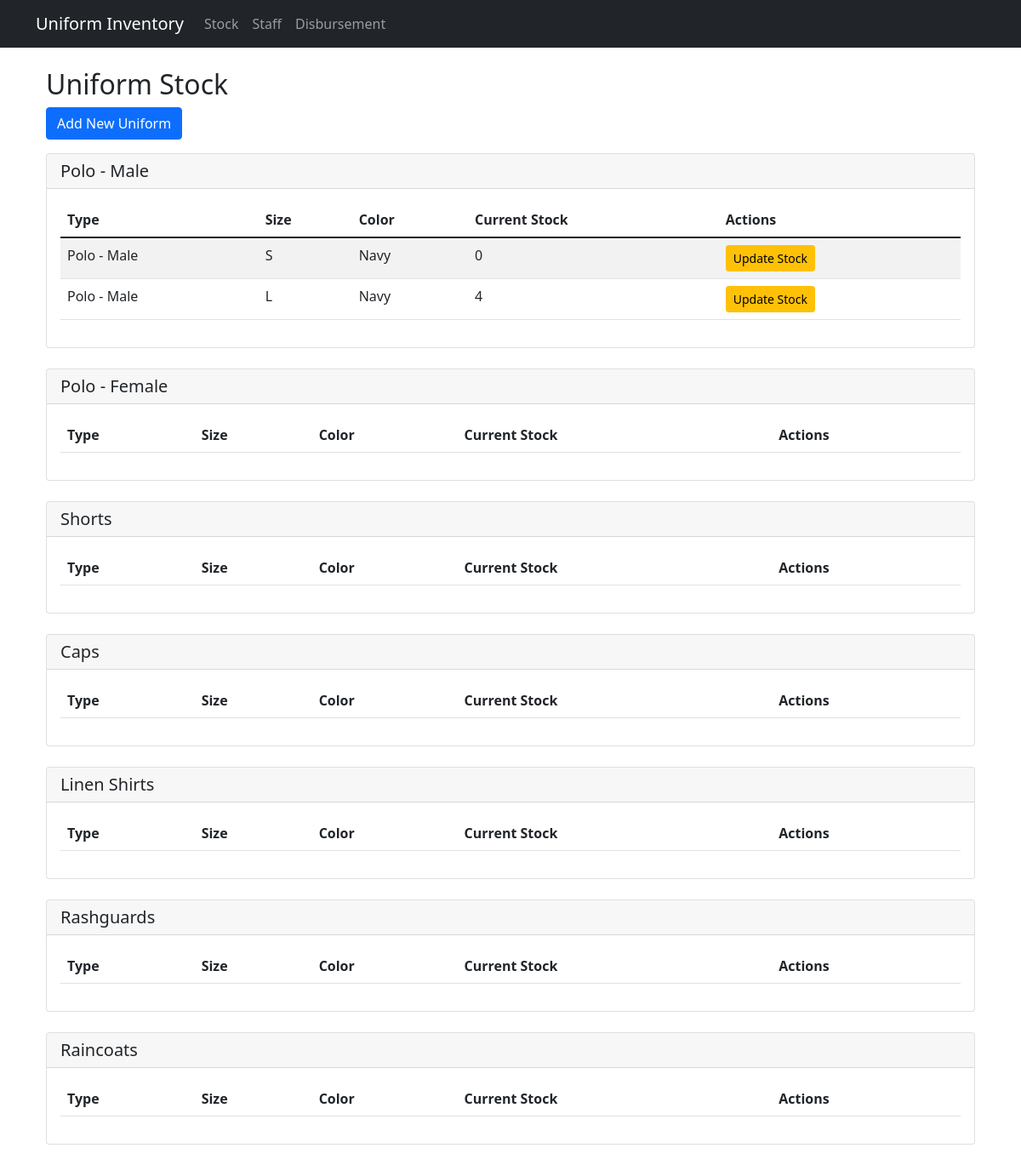
Page /stock on the earlier database version.
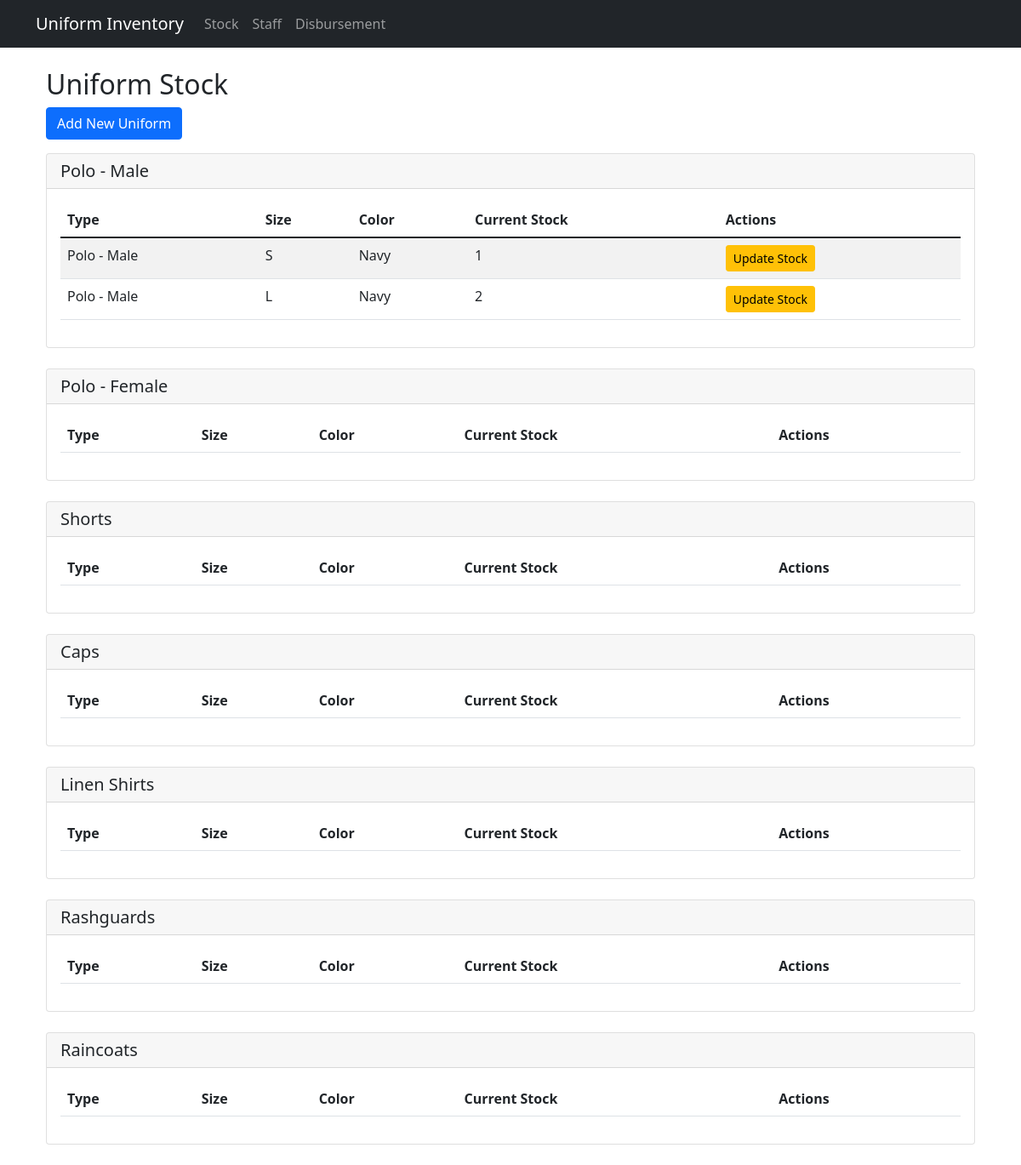
Same page on the later database version.
### tables this page shows
CREATE TABLE uniforms (
        id INTEGER PRIMARY KEY AUTOINCREMENT,
        type TEXT NOT NULL,
        size TEXT NOT NULL,
        color TEXT NOT NULL,
        current_stock INTEGER DEFAULT 0
    );

### app.py (the view)
@app.route('/stock')
def stock_list():
    uniforms = stock_mgmt.get_uniform_list()
    return render_template('stock_list.html', uniforms=uniforms)

### stock_management.py (called while the page is built)
    def get_current_stock(self, uniform_id=None):
        conn = sqlite3.connect(self.db_path)
        cursor = conn.cursor()
        if uniform_id:
            cursor.execute('''
                SELECT id, type, size, color, current_stock
                FROM uniforms
                WHERE id = ?
            ''', (uniform_id,))
        else:
            cursor.execute('''
                SELECT id, type, size, color, current_stock
                FROM uniforms
            ''')
        results = cursor.fetchall()
        conn.close()
        stock_list = []
        for row in results:
            stock_list.append({
                'id': row[0],
                'type': row[1],
                'size': row[2],
                'color': row[3],
                'current_stock': row[4]
            })
        return stock_list

    def get_uniform_list(self):
        return self.get_current_stock()

### templates/stock_list.html (shortened to what the changed rows need)
{% extends "base.html" %}
{% block content %}
<div class="container mt-4">
    <h2>Uniform Stock</h2>
    <div class="row">
        <div class="col-md-12">
            <div class="card mb-4">
                <div class="card-body">
                    <table class="table table-striped">
                        <thead>
                            <tr>
                                <th>Type</th>
                                <th>Size</th>
                                <th>Color</th>
                                <th>Current Stock</th>
                                <th>Actions</th>
                            </tr>
                        </thead>
                        <tbody>
                            {% set sizes = ['XS', 'S', 'M', 'L', 'XL', 'XXL'] %}
                            {% set colors = ['Black', 'White', 'Navy'] %}
                            {% for size in sizes %}
                                {% for color in colors %}
                                    {% for uniform in uniforms %}
                                        {% if uniform.type == 'Polo - Male' and uniform.size == size and uniform.color == color %}
                                        <tr>
                                            <td>{{ uniform.type }}</td>
                                            <td>{{ uniform.size }}</td>
                                            <td>{{ uniform.color }}</td>
                                            <td>{{ uniform.current_stock }}</td>
                                            <td>
                                                <button type="button" class="btn btn-sm btn-warning" data-bs-toggle="modal" data-bs-target="#updateModal{{ uniform.id }}">
                                                    Update Stock
                                                </button>
                                            </td>
                                        </tr>
                                        {% endif %}
                                    {% endfor %}
                                {% endfor %}
                            {% endfor %}
                        </tbody>
                    </table>
                </div>
            </div>
        </div>
    </div>
    <div class="row">
        <div class="col-md-12">
            <div class="card mb-4">
                <div class="card-body">
                    <table class="table table-striped">
                        <thead>
                            <tr>
                                <th>Type</th>
                                <th>Size</th>
                                <th>Color</th>
                                <th>Current Stock</th>
                                <th>Actions</th>
                            </tr>
                        </thead>
                            {% set sizes = ['XS', 'S', 'M', 'L', 'XL', 'XXL'] %}
                            {% set colors = ['Black', 'White', 'Navy'] %}
                    </table>
                </div>
            </div>
        </div>
    </div>
    <div class="row">
        <div class="col-md-12">
            <div class="card mb-4">
                <div class="card-body">
                    <table class="table table-striped">
                        <thead>
                            <tr>
                                <th>Type</th>
                                <th>Size</th>
                                <th>Color</th>
                                <th>Current Stock</th>
                                <th>Actions</th>
                            </tr>
                        </thead>
                            {% set sizes = ['XS', 'S', 'M', 'L', 'XL', 'XXL'] %}
                            {% set colors = ['Black', 'Navy'] %}
                    </table>
                </div>
            </div>
        </div>
    </div>
    <div class="row">
        <div class="col-md-12">
            <div class="card mb-4">
                <div class="card-body">
                    <table class="table table-striped">
                        <thead>
                            <tr>
                                <th>Type</th>
                                <th>Size</th>
                                <th>Color</th>
                                <th>Current Stock</th>
                                <th>Actions</th>
                            </tr>
                        </thead>
                            {% set colors = ['Black', 'Navy'] %}
                    </table>
                </div>
            </div>
        </div>
    </div>
    <div class="row">
        <div class="col-md-12">
            <div class="card mb-4">
                <div class="card-body">
                    <table class="table table-striped">
                        <thead>
                            <tr>
                                <th>Type</th>
                                <th>Size</th>
                                <th>Color</th>
                                <th>Current Stock</th>
                                <th>Actions</th>
                            </tr>
                        </thead>
                            {% set sizes = ['XS', 'S', 'M', 'L', 'XL', 'XXL'] %}
                            {% set colors = ['White'] %}
                    </table>
                </div>
            </div>
        </div>
    </div>
    <div class="row">
        <div class="col-md-12">
            <div class="card mb-4">
                <div class="card-body">
                    <table class="table table-striped">
                        <thead>
                            <tr>
                                <th>Type</th>
                                <th>Size</th>
                                <th>Color</th>
                                <th>Current Stock</th>
                                <th>Actions</th>
                            </tr>
                        </thead>
                            {% set sizes = ['XS', 'S', 'M', 'L', 'XL', 'XXL'] %}
                            {% set colors = ['Black', 'Navy'] %}
                    </table>
                </div>
            </div>
        </div>
    </div>
    <div class="row">
        <div class="col-md-12">
            <div class="card mb-4">
                <div class="card-body">
                    <table class="table table-striped">
                        <thead>
                            <tr>
                                <th>Type</th>
                                <th>Size</th>
                                <th>Color</th>
                                <th>Current Stock</th>
                                <th>Actions</th>
                            </tr>
                        </thead>
                            {% set colors = ['Black', 'Navy'] %}
                    </table>
                </div>
            </div>
        </div>
    </div>
</div>
{% endblock %}

Differences in the rows shown:
changed uniforms (number 1 of 2 on the later page): current_stock "0" → "1"
changed uniforms (number 2 of 2 on the later page): current_stock "4" → "2"
